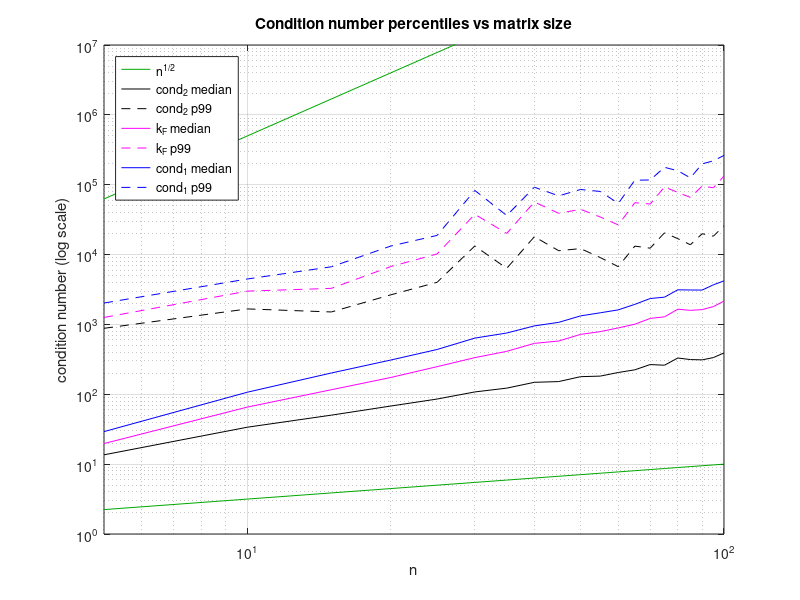

The MATLAB source for this figure:
% Compare_norms_1_2_Frobenius_percentiles.m
% Percentiles of condition numbers vs n for 1-, 2-, and Frobenius norms.

rng(1);
nset = 5:5:100;           % sizes to sample
T    = 500;               % draws per size

P1 = zeros(numel(nset),3);   % [median, p90, p99] for cond_1
P2 = zeros(numel(nset),3);   % for cond_2
PF = zeros(numel(nset),3);   % for kappa_F

for i = 1:numel(nset)
    n  = nset(i);
    K1 = zeros(T,1); K2 = zeros(T,1); KF = zeros(T,1);

    for t = 1:T
        A    = randn(n,n);
        K1(t)= cond(A,1);
        K2(t)= cond(A);                     % 2-norm (SVD)
        KF(t)= norm(A,'fro') * norm(inv(A),'fro');  % Frobenius
    end

    % keep only finite values (avoid NaN/Inf in percentiles)
    f1 = K1(isfinite(K1));  if isempty(f1), f1 = NaN; end
    f2 = K2(isfinite(K2));  if isempty(f2), f2 = NaN; end
    fF = KF(isfinite(KF));  if isempty(fF), fF = NaN; end

    % IMPORTANT: keep as ROW vectors (1x3), no transpose
    P1(i,:) = prctile(f1,[50 90 99]);
    P2(i,:) = prctile(f2,[50 90 99]);
    PF(i,:) = prctile(fF,[50 90 99]);
end

figure; clf; hold on; box on
set(gca,'YScale','log','XScale','log')
axis([min(nset) max(nset) 1 1e7])

% Heuristic guides
plot(nset, sqrt(nset), '-', 'Color',[0 .66 0], 'DisplayName','n^{1/2}');
plot(nset, 500*(nset.^3), '-', 'Color',[0 .66 0], 'HandleVisibility','off');

% 2-norm
loglog(nset, P2(:,1), 'k-',  'DisplayName','cond_2 median');
loglog(nset, P2(:,3), 'k--', 'DisplayName','cond_2 p99');

% Frobenius
loglog(nset, PF(:,1), 'm-',  'DisplayName','k_F median');
loglog(nset, PF(:,3), 'm--', 'DisplayName','k_F p99');

% 1-norm (optional to show)
loglog(nset, P1(:,1), 'b-',  'DisplayName','cond_1 median');
loglog(nset, P1(:,3), 'b--', 'DisplayName','cond_1 p99');

xlabel('n'); ylabel('condition number (log scale)');
legend('Location','northwest'); title('Condition number percentiles vs matrix size');
grid on
